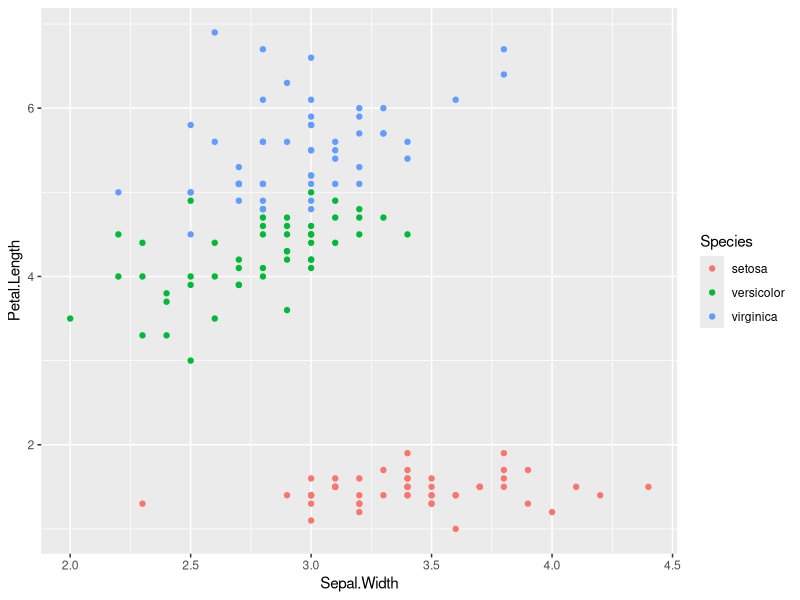

Here is the R script that generated this plot:
suppressMessages(library(ggplot2))

ggplot(data = iris, mapping = aes(x=Sepal.Width, y=Petal.Length, color=Species)) +
  geom_point()
